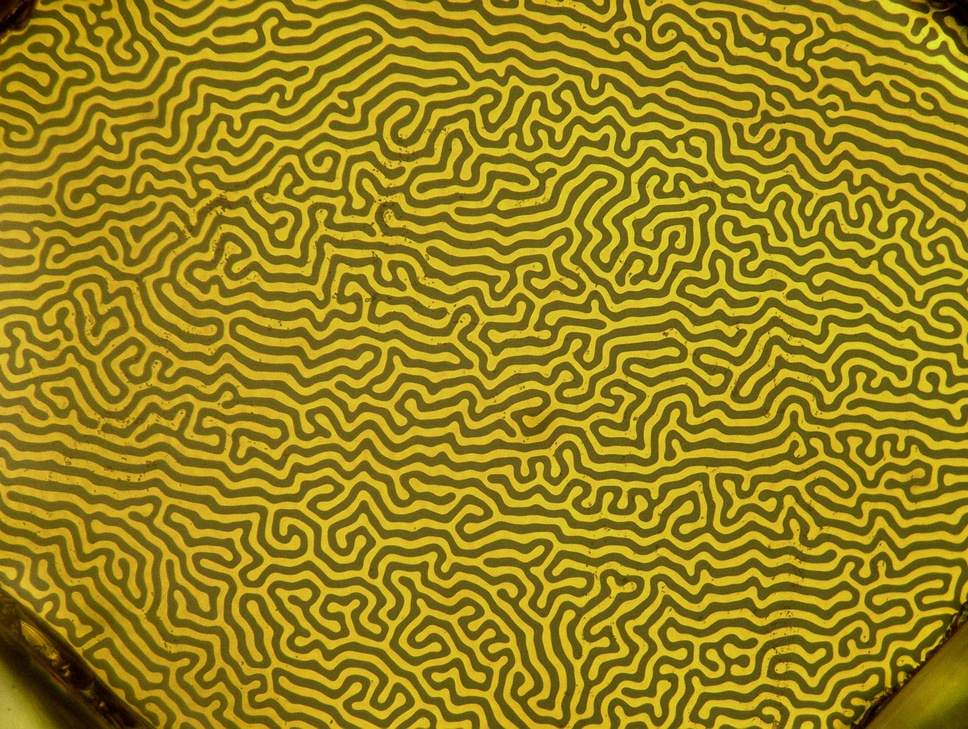
#> input picture magnetism/domains/1/Capture_1238.jpg, 968 x 729 px, shrunk from 1360 x 1024 before the run, given in place of grant_2.6_v_mes_10.png, which was not available
$ jupyter execute Image_domains.ipynb   (shell and % lines are left out)   (text cells are left out)
#> lines starting #> are read from the running program, lines starting #| are printed output that depends on the picture; after the words box and inside, x2 and y2 are one past the last pixel; in counts of white or black regions, pixels touching at a corner belong together; pictures that were not available may be replaced by others from this repository, and a replacement may not be noted
[cell 1]
import os
from skimage import io, color, filters
import numpy as np
import glob
import matplotlib.pyplot as plt
from matplotlib import rc

# Set the font family to 'serif'
rc('font', family='serif')

# Directory containing the images (using raw string for Windows path)
image_directory = r'C:\Users\Einav\Desktop\Uni\שנה ג\Semester_a\Lab_b1\Magnetism\code\domains'  # Your specified path

# List to store the data
area_data = []

# Loop through all images with the specified naming pattern (handling both single and double digit numbers)
for num in range(1, 57):
    # Create the file name pattern, without zero-padding the number, and check for both .png and .bmp extensions
    png_filename = os.path.join(image_directory, f'grant_*_v_mes_{num}.png')
    bmp_filename = os.path.join(image_directory, f'grant_*_v_mes_{num}.bmp')

    # Find the files that match the pattern
    image_files = glob.glob(png_filename) + glob.glob(bmp_filename)

    # If there's at least one matching file
    if image_files:
        image_file = image_files[0]  # In case there are multiple, take the first one

        # Extract only the filename from the full path
        base_filename = os.path.basename(image_file)  # Extracts 'grant_*_v_mes_{num}.png' or .bmp

        # Extract the value of * from the filename
        try:
            filename_parts = base_filename.split('_')  # Split the filename by '_'
            star_value = filename_parts[1]  # Extract the part corresponding to '*'

            # Load and process the image
            image = io.imread(image_file)
            grayscale_image = color.rgb2gray(image)  # Convert to grayscale

            # Apply a threshold (Otsu's method)
            threshold = filters.threshold_otsu(grayscale_image)
            binary_image = grayscale_image > threshold  # Bright areas are True, dark areas are False

            # Calculate areas
            dark_area = np.sum(~binary_image)  # Count dark pixels (False)
            bright_area = np.sum(binary_image)  # Count bright pixels (True)

            # Calculate the percentage of bright area out of total area
            total_area = dark_area + bright_area
            bright_percentage = (bright_area / total_area) * 100

            # Normalize the percentage (shift it so that 50% becomes 0)
            normalized_bright_percentage = bright_percentage - 50

            # Store the result in the list
            area_data.append({
                'star_value': float(star_value),  # Convert to float to handle numeric values properly
                'normalized_bright_percentage': normalized_bright_percentage
            })
        except Exception as e:
            print(f"Failed to process {image_file}: {e}")
    else:
        print(f"No file found for: {png_filename} or {bmp_filename}")

# Extract the data for plotting
star_values = [data['star_value'] for data in area_data]
normalized_bright_percentages = [data['normalized_bright_percentage'] for data in area_data]

# Create the plot
plt.figure(figsize=(10, 6))
plt.plot(star_values, normalized_bright_percentages, marker='o', linestyle='-', color='b')

# Add labels and title
plt.xlabel('H (a.u)', fontsize=14, fontfamily='serif')
plt.ylabel('Precentage of Bright Area (%)', fontsize=14, fontfamily='serif')

# Show the plot
plt.grid(True)
plt.show()
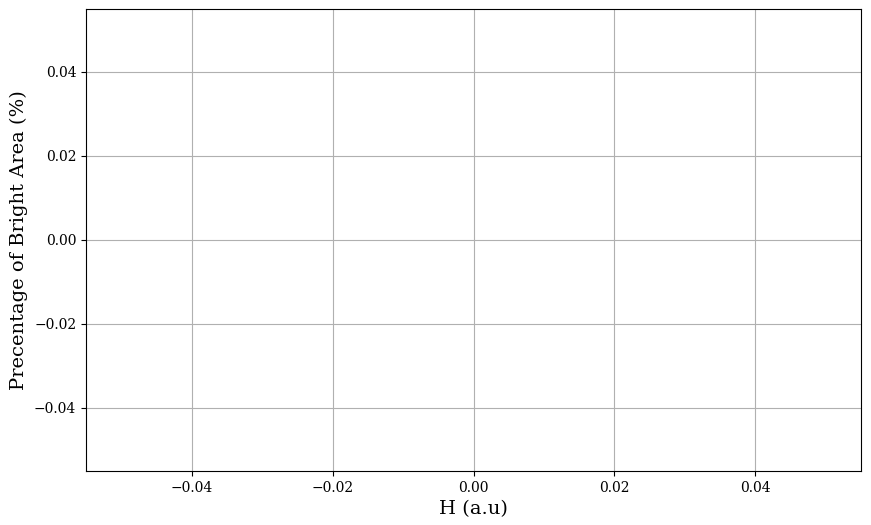
#> figure drawn by matplotlib, 1 panel

[cell 2]
import os
from skimage import io, color, filters
import numpy as np
import glob

# Directory containing the images (using raw string for Windows path)
image_directory = r'C:\Users\Einav\Desktop\Uni\שנה ג\Semester_a\Lab_b1\Magnetism\code\domains'  # Your specified path

# List to store the data
area_data = []

# Loop through all images with the specified naming pattern (handling both single and double digit numbers)
for num in range(1, 57):
    # Create the file name pattern, without zero-padding the number, and check for both .png and .bmp extensions
    png_filename = os.path.join(image_directory, f'grant_*_v_mes_{num}.png')
    bmp_filename = os.path.join(image_directory, f'grant_*_v_mes_{num}.bmp')

    # Find the files that match the pattern
    image_files = glob.glob(png_filename) + glob.glob(bmp_filename)

    # If there's at least one matching file
    if image_files:
        image_file = image_files[0]  # In case there are multiple, take the first one

        # Load and process the image
        try:
            image = io.imread(image_file)
            grayscale_image = color.rgb2gray(image)  # Convert to grayscale

            # Apply a threshold (Otsu's method)
            threshold = filters.threshold_otsu(grayscale_image)
            binary_image = grayscale_image > threshold  # Bright areas are True, dark areas are False

            # Calculate areas
            dark_area = np.sum(~binary_image)  # Count dark pixels (False)
            bright_area = np.sum(binary_image)  # Count bright pixels (True)

            # Store the result in the list
            area_data.append({
                'num': num,  # Image identifier (e.g., the number in the filename)
                'dark_area': dark_area,
                'bright_area': bright_area
            })
        except Exception as e:
            print(f"Failed to process {image_file}: {e}")
    else:
        print(f"No file found for: {png_filename} or {bmp_filename}")

# Print the collected data
for data in area_data:
    print(f"Image num: {data['num']} - Dark Area: {data['dark_area']} pixels, Bright Area: {data['bright_area']} pixels")

[cell 3]
from skimage import io, color, filters
import numpy as np

# Load the image
image = io.imread('domains\grant_2.6_v_mes_10.png')
#> image is the input picture: shape (729, 968, 3); mean R, G, B 153.9, 132.2, 25.4
grayscale_image = color.rgb2gray(image)  # Convert to grayscale
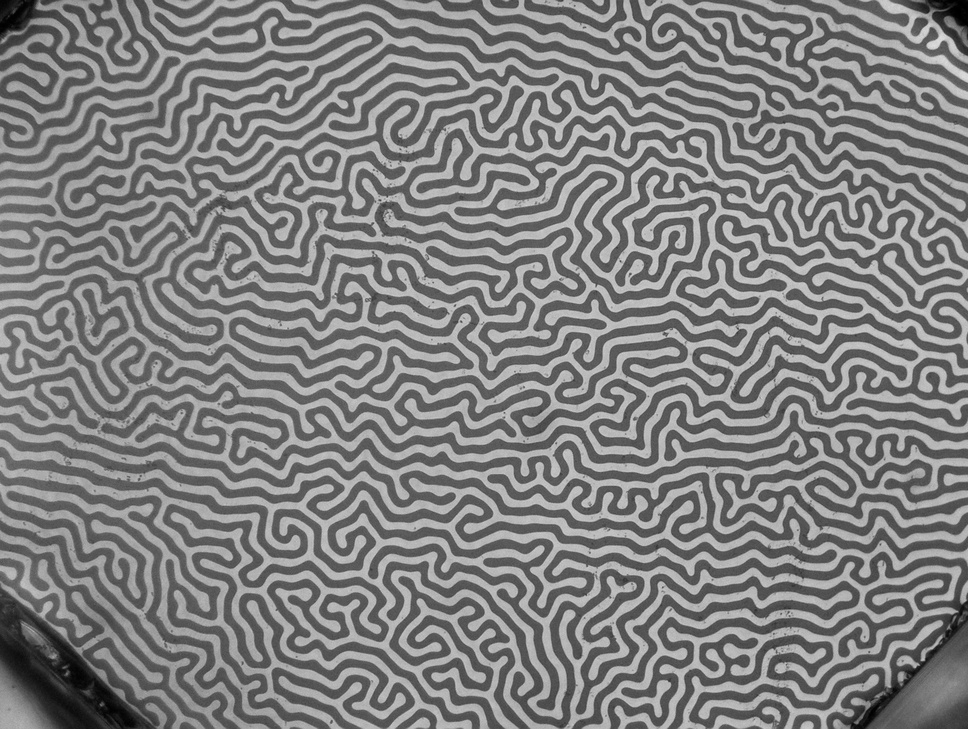
#> grayscale_image: shape (729, 968) float64; min 0.000833, max 0.871, mean 0.506

# Apply a threshold (Otsu's method automatically finds a suitable threshold)
threshold = filters.threshold_otsu(grayscale_image)
#> threshold = 0.519
binary_image = grayscale_image > threshold  # Bright areas are True, dark areas are False
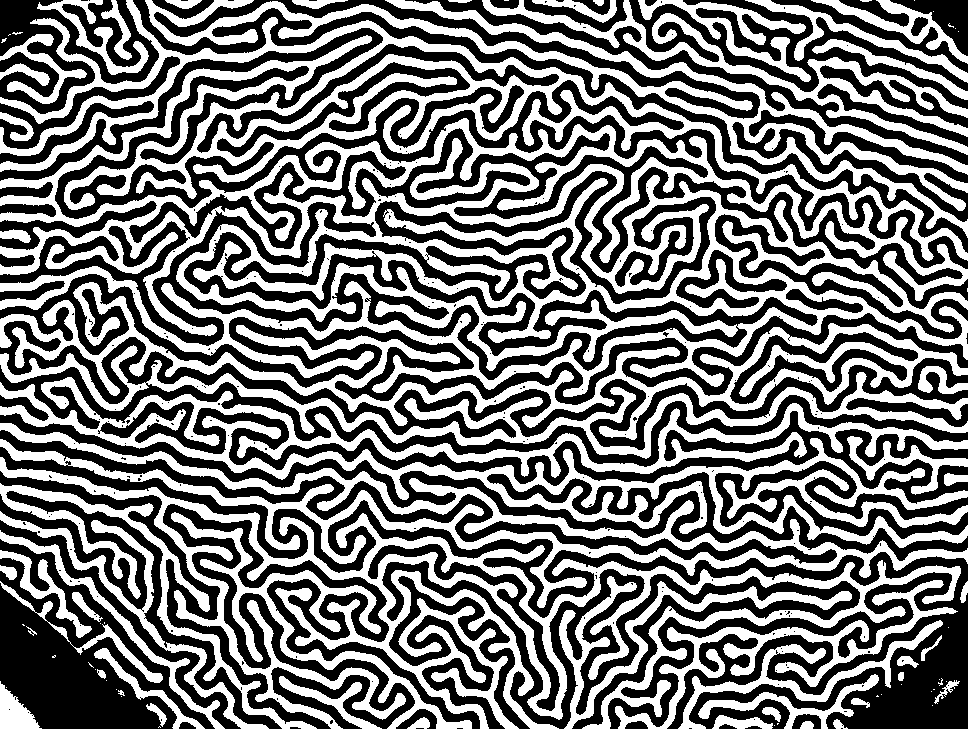
#> binary_image: shape (729, 968) bool; 45.7% white; 92 white regions (34 under 20 px), largest, box (x1, y1, x2, y2) and area: (0, 0, 968, 397) 116451, (0, 457, 961, 729) 32374, (0, 377, 968, 548) 29040

# Calculate areas
dark_area = np.sum(~binary_image)  # Count False (dark) pixels
#> dark_area = 382900
bright_area = np.sum(binary_image)  # Count True (bright) pixels
#> bright_area = 322772

# Print results
total_pixels = grayscale_image.size
#> total_pixels = 705672
print(f"Dark Area: {dark_area} pixels ({(dark_area / total_pixels) * 100:.2f}%)")
#| Dark Area: 382900 pixels (54.26%)
print(f"Bright Area: {bright_area} pixels ({(bright_area / total_pixels) * 100:.2f}%)")
#| Bright Area: 322772 pixels (45.74%)

# Optional: Display the binary image
io.imshow(binary_image, cmap='gray')
io.show()
